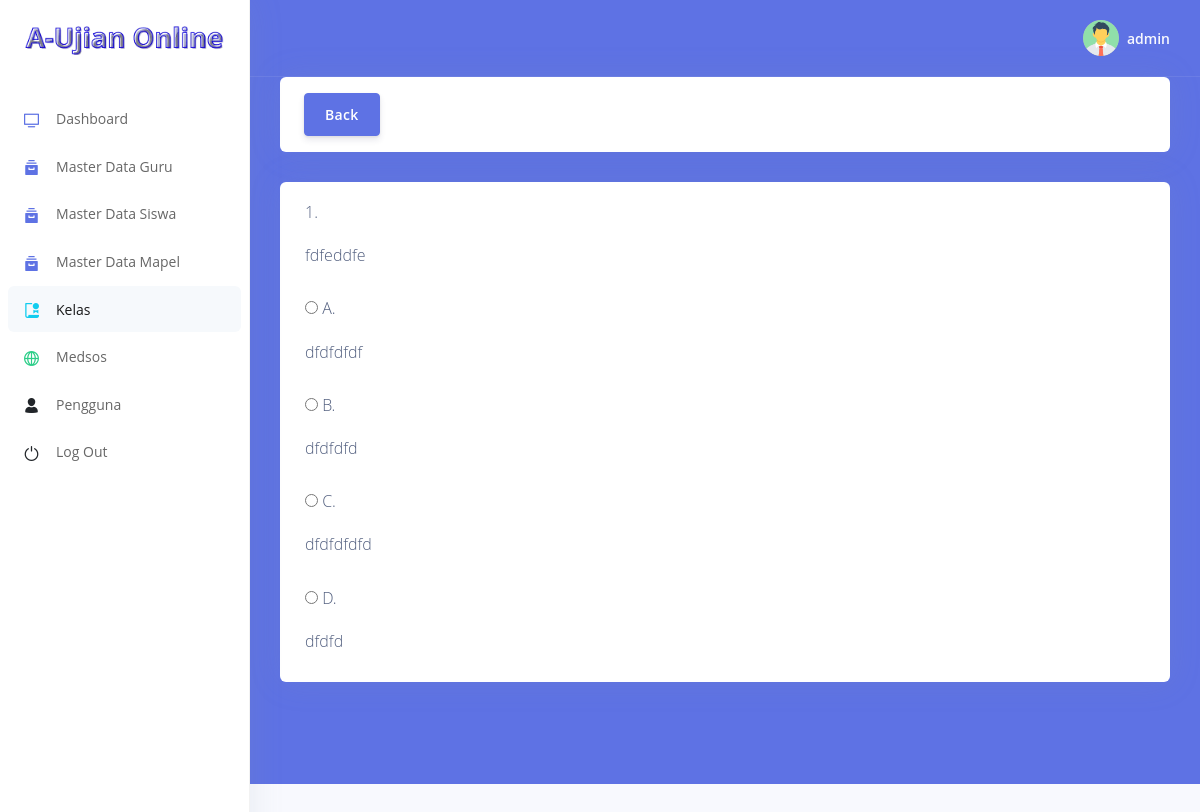
/kelas/bank_soal.php?kode_kelas=XTKJB&kode_mapel=BENG&jenis_ujian=TKDCORE (signed in), run on the app's committed database.
### tables this page shows
CREATE TABLE `soal` (
  `id_soal` int(11) NOT NULL,
  `soal` text NOT NULL,
  `a` text NOT NULL,
  `b` text NOT NULL,
  `c` text NOT NULL,
  `d` text NOT NULL,
  `e` text NOT NULL,
  `knc_jawaban` varchar(10) NOT NULL,
  `kode_kelas` varchar(20) NOT NULL,
  `kode_mapel` varchar(20) NOT NULL,
  `jenis_ujian` varchar(30) NOT NULL,
  `foto` text NOT NULL
);

### kelas/bank_soal.php (the view, shortened to what this page needs)
<?php
include'../koneksi.php';
$kode_kelas = mysqli_real_escape_string($koneksi, $_GET['kode_kelas']);
$kode_mapel = mysqli_real_escape_string($koneksi, $_GET['kode_mapel']);
$jenis_ujian = mysqli_real_escape_string($koneksi, $_GET['jenis_ujian']);
?>
<!DOCTYPE html>
<html>
<head>
  <link rel="stylesheet" href="../assets/vendor/nucleo/css/nucleo.css" type="text/css">
  <link rel="stylesheet" href="../assets/vendor/@fortawesome/fontawesome-free/css/all.min.css" type="text/css">
  <link rel="stylesheet" href="../assets/css/argon.css?v=1.2.0" type="text/css">
  <link href="../assets/datatables/dataTables.bootstrap4.min.css" rel="stylesheet">
</head>
<body>
  <nav class="sidenav navbar navbar-vertical  fixed-left  navbar-expand-xs navbar-light bg-white" id="sidenav-main">
    <div class="scrollbar-inner">
      <div class="sidenav-header  align-items-center">
        <a class="navbar-brand" href="javascript:void(0)">
          <img src="../assets/img/brand/aplikasi-ujian.png" class="navbar-brand-img" alt="...">
        </a>
      </div>
      <div class="navbar-inner">
        <div class="collapse navbar-collapse" id="sidenav-collapse-main">
          <ul class="navbar-nav">
            <li class="nav-item">
              <a class="nav-link" href="../index.php">
                <i class="ni ni-tv-2 text-primary"></i>
                <span class="nav-link-text">Dashboard</span>
              </a>
            </li>
            <li class="nav-item">
              <a class="nav-link" href="../guru/data_guru.php">
                <i class="ni ni-archive-2 text-primary"></i>
                <span class="nav-link-text">Master Data Guru</span>
              </a>
            </li>
            <li class="nav-item">
              <a class="nav-link" href="../siswa/data_siswa.php">
                <i class="ni ni-archive-2 text-primary"></i>
                <span class="nav-link-text">Master Data Siswa</span>
              </a>
            </li>
            <li class="nav-item">
              <a class="nav-link" href="../mapel/mapel.php">
                <i class="ni ni-archive-2 text-primary"></i>
                <span class="nav-link-text">Master Data Mapel</span>
              </a>
            </li>
            <li class="nav-item">
              <a class="nav-link active" href="../kelas/kelas.php">
                <i class="ni ni-paper-diploma text-info"></i>
                <span class="nav-link-text">Kelas</span>
              </a>
            </li>
            <li class="nav-item">
              <a class="nav-link" href="../medsos/medsos.php">
                <i class="ni ni-world-2 text-success"></i>
                <span class="nav-link-text">Medsos</span>
              </a>
            </li>
            <li class="nav-item">
              <a class="nav-link" href="../pengguna/pengguna.php">
                <i class="ni ni-single-02 text-dark"></i>
                <span class="nav-link-text">Pengguna</span>
              </a>
            </li>
            <li class="nav-item">
              <a class="nav-link" href="../logout.php">
                <i class="ni ni-button-power text-dark"></i>
                <span class="nav-link-text">Log Out</span>
              </a>
            </li>
          </ul>
        </div>
      </div>
    </div>
  </nav>
  <div class="main-content" id="panel">
    <nav class="navbar navbar-top navbar-expand navbar-dark bg-primary border-bottom">
      <div class="container-fluid">
        <div class="collapse navbar-collapse" id="navbarSupportedContent">
          <ul class="navbar-nav align-items-center  ml-auto ml-md-0 ">
            <li class="nav-item dropdown">
              <a class="nav-link pr-0" href="#" role="button" data-toggle="dropdown" aria-haspopup="true" aria-expanded="false">
                <div class="media align-items-center">
                  <span class="avatar avatar-sm rounded-circle">
                    <img alt="Image placeholder" src="../assets/img/user.png">
                  </span>
                  <div class="media-body  ml-2  d-none d-lg-block">
                    <span class="mb-0 text-sm  font-weight-bold"><?= $_SESSION['username']; ?></span>
                  </div>
                </div>
              </a>
            </li>
          </ul>
        </div>
      </div>
    </nav>
    <div class="header bg-primary pb-6">
      <div class="container-fluid">
        <div class="header-body">
          <div class="row">
            <div class="col-xl-12">
              <div class="card  card-stats">
                <div class="card-body">
                  <a href="buat_soal.php?kode_kelas=<?= $kode_kelas ?>&kode_mapel=<?= $kode_mapel ?>&jenis_ujian=<?= $jenis_ujian ?>" class="btn btn-primary">Back</a>
                </div>
              </div>
            </div>
          </div>
          <div class="row">
            <div class="col-xl-12">
              <div class="card  card-stats">
                <div class="card-body"  style="overflow: scroll; height: 500px;">
                  <div class="table-responsive">
                    <table>
                      <?php
                      $no = 1;
                      $soal = mysqli_query($koneksi,"SELECT * FROM soal WHERE kode_kelas='$kode_kelas' AND kode_mapel='$kode_mapel' AND jenis_ujian='$jenis_ujian' ORDER BY RAND ()");
                      while ($tampil = mysqli_fetch_array($soal)) {
                        ?>
                        <tr>
                          <td>
                            <div class="form-group">
                              <p style="font-size: 12pt;"><?= $no++; ?>. <?= $tampil['soal']; ?></p>
                            </div>
                          </td>
                          <td rowspan="5">
                        </td>
                      </tr>
                      <tr>
                        <td>
                          <div class="form-group">
                            <p><input type="radio" name="<?= $tampil['id_soal']; ?>"> A. <?= $tampil['a']; ?></p>
                          </div>
                        </td>
                      </tr>
                      <tr>
                        <td>
                          <div class="form-group">
                            <p><input type="radio" name="<?= $tampil['id_soal']; ?>"> B. <?= $tampil['b']; ?></p>
                          </div>
                        </td>
                      </tr>
                      <tr>
                        <td>
                          <div class="form-group">
                            <p><input type="radio" name="<?= $tampil['id_soal']; ?>"> C. <?= $tampil['c']; ?></p>
                          </div>
                        </td>
                      </tr>
                      <tr>
                        <td>
                          <div class="form-group">
                            <p><input type="radio" name="<?= $tampil['id_soal']; ?>"> D. <?= $tampil['d']; ?></p>
                          </div>
                        </td>
                      </tr>
                      <tr>
                        <td>
                          <div class="form-group">
                            <p><input type="radio" name="<?= $tampil['id_soal']; ?>"> E. <?= $tampil['e']; ?></p>
                          </div>
                        </td>
                      </tr>
                    <?php } ?>
                  </table>
                </div>
              </div>
            </div>
          </div>
        </div>
      </div>
    </div>
  </div>
</div>
</body>
</html>

### data on the page
soal: soal "fdfeddfe", a "dfdfdfdf", b "dfdfdfd", c "dfdfdfdfd", d "dfdfd"

### other printed values
$_SESSION['username'] "admin"
